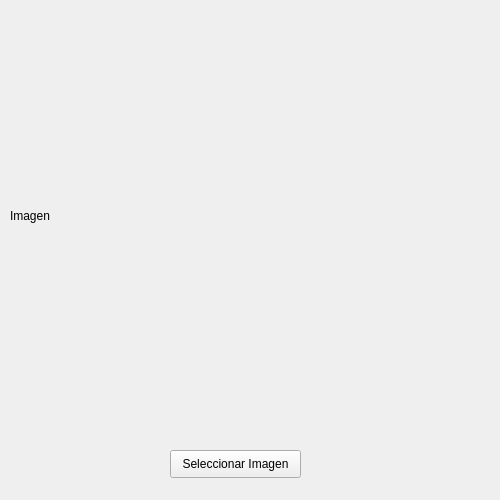
<?xml version="1.0" encoding="UTF-8"?>
<ui version="4.0">
 <class>Widget</class>
 <widget class="QWidget" name="Widget">
  <property name="geometry">
   <rect>
    <x>0</x>
    <y>0</y>
    <width>500</width>
    <height>500</height>
   </rect>
  </property>
  <property name="windowTitle">
   <string>Widget</string>
  </property>
  <widget class="QPushButton" name="pushButton">
   <property name="geometry">
    <rect>
     <x>170</x>
     <y>450</y>
     <width>131</width>
     <height>28</height>
    </rect>
   </property>
   <property name="text">
    <string>Seleccionar Imagen</string>
   </property>
  </widget>
  <widget class="QLabel" name="label">
   <property name="geometry">
    <rect>
     <x>10</x>
     <y>10</y>
     <width>481</width>
     <height>411</height>
    </rect>
   </property>
   <property name="text">
    <string>Imagen</string>
   </property>
   <property name="scaledContents">
    <bool>true</bool>
   </property>
  </widget>
 </widget>
 <resources/>
 <connections/>
</ui>
